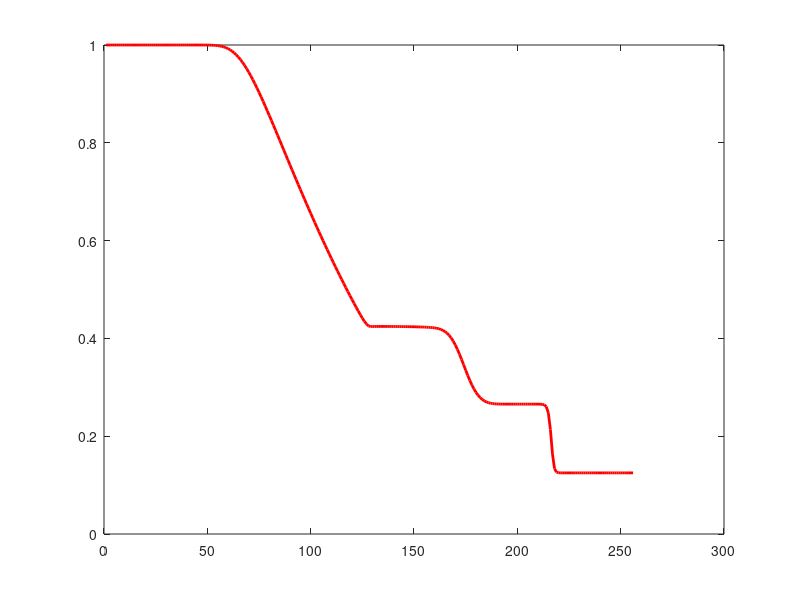

Reproduce this figure in MATLAB.
%---------------------------------%Shock Tube Problem%upwind-van Leer flux splitting% ME 667% Sourabh V. Apte%---------------------------------%nx=81; maxstep=40%nx=64; maxstep=32%nx=128; maxstep=64nx=256; maxstep=128%nx=512; maxstep=256gg=1.4;p_left=100000;p_right=10000;r_left=1;r_right=0.125;xl=10.0;h=xl/(nx-1);time=0;for i=1:nx,x(i)=h*(i-1);endr=zeros(1,nx);ru=zeros(1,nx);rE=zeros(1,nx);rn=zeros(1,nx);run=zeros(1,nx);rEn=zeros(1,nx);c=zeros(1,nx);u=zeros(1,nx);m=zeros(1,nx);for i=1:nx,r(i)=r_right;ru(i)=0.0;rE(i)=p_right/(gg-1);endfor i=1:nx/2;	r(i)=r_left;	rE(i)=p_left/(gg-1);endrn=r;run=ru;rEn=rE;dt=0.465*h/sqrt(1.4*max([700+p_right/r_right,700+p_left/r_left]) )for istep=1:maxstepfor i=1:nx,c(i)=sqrt( gg*(gg-1)*(rE(i)-0.5*(ru(i)^2/r(i)))/r(i) );endfor i=1:nx,u(i)=ru(i)/r(i);end; for i=1:nx,m(i)=u(i)/c(i);endfor i=2:nx-1					%upwind rn(i)=r(i)-(dt/h)*(... (0.25*r(i)*c(i)*(m(i)+1)^2) - (0.25*r(i-1)*c(i-1)*(m(i-1)+1)^2)+... (-0.25*r(i+1)*c(i+1)*(m(i+1)-1)^2) - (-0.25*r(i)*c(i)*(m(i)-1)^2)    ); run(i)=ru(i)-(dt/h)*(... ( 0.25*r(i)*c(i)    *(m(i)+1)^2)  *(( 1+0.5*(gg-1)*m(i))  *2*c(i)  /gg) - ... ( 0.25*r(i-1)*c(i-1)*(m(i-1)+1)^2)*(( 1+0.5*(gg-1)*m(i-1))*2*c(i-1)/gg) + ... (-0.25*r(i+1)*c(i+1)*(m(i+1)-1)^2)*((-1+0.5*(gg-1)*m(i+1))*2*c(i+1)/gg) - ... (-0.25*r(i)*c(i)    *(m(i)-1)^2)  *((-1+0.5*(gg-1)*m(i))  *2*c(i)  /gg)    );  rEn(i)=rE(i)-(dt/h)*(... ( 0.25*r(i)*c(i)    *(m(i)+1)^2)  *((1+0.5*(gg-1)*m(i))^2  *2*c(i)^2  /(gg^2-1)) - ... ( 0.25*r(i-1)*c(i-1)*(m(i-1)+1)^2)*((1+0.5*(gg-1)*m(i-1))^2*2*c(i-1)^2/(gg^2-1)) + ... (-0.25*r(i+1)*c(i+1)*(m(i+1)-1)^2)*((1-0.5*(gg-1)*m(i+1))^2*2*c(i+1)^2/(gg^2-1)) - ... (-0.25*r(i)*c(i)    *(m(i)-1)^2)  *((1-0.5*(gg-1)*m(i))^2  *2*c(i)^2  /(gg^2-1))     );endr=rn;ru=run;rE=rEn;%hold off;plot(x,r,'linewidth',2);text(7.5,1.0,'Density','fontsize',24),axis([0 xl 0 1.1])%hold off;plot(x,m,'linewidth',2);text(6.0,1.0,'Mach Number','fontsize',24),axis([0 xl 0 1.1])%hold off;plot(x,ru,'linewidth',2);text(7.0,135,'Mass Flux','fontsize',24),axis([0 xl 0 150])%set(gca,'fontsize',24);set(gca,'linewidt',2)plot(r,'r','linewidth',2);pause(0.5)time=time+dt,istep%hold on%	plot(p,'r'),axis([0 81 0 150000])%hold off%pauseendfor i=1:nx,p(i)=r(i)*c(i)^2/gg;end%hold on;plot(x,r,'r','linewidth',2);text(7.5,1.0,'Density','fontsize',24),axis([0 xl 0 1.1])%hold on;plot(x,p,'r','linewidth',2);text(7.,100000.0,'Pressure','fontsize',24),axis([0 xl 0 1.1*max(p)])%set(gca,'fontsize',24);set(gca,'linewidt',2)